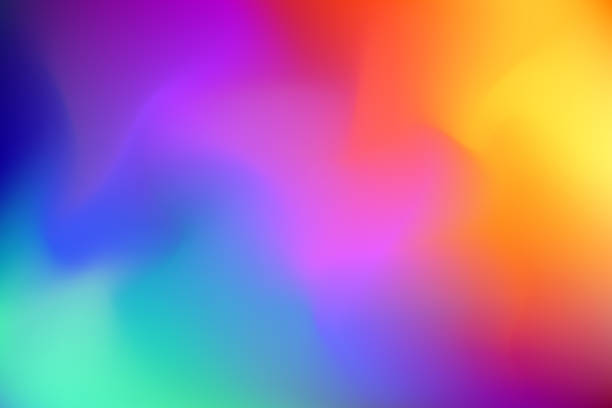
//> input picture Practica2/image2.jpg, 612 x 408 px
$ ./assigment2 image2.jpg   (built with g++ and OpenCV 4)
//> lines starting //> are read from the running program, lines starting //| are printed output that depends on the picture
#include <opencv2/core/core.hpp> //core routines
#include <opencv2/highgui/highgui.hpp>//imread,imshow,namedWindow,waitKey
#include "opencv2/core/utility.hpp"
#include "opencv2/imgproc.hpp"
#include "opencv2/imgcodecs.hpp"
#include <iostream>
using namespace std;


int main(int argc,char **argv){
	try{

		if(argc!=2) {cerr<<"Usage:image"<<endl;return 0;}

		cv::Mat image, grayimage;


		//Load the image
		image=cv::imread(argv[1]);
//> image is the input picture: 408 rows x 612 cols, CV_8UC3; mean B, G, R 159.2, 114.5, 162.7
		//Change image to grayscale
		cv::cvtColor(image, grayimage, cv::COLOR_BGR2GRAY);
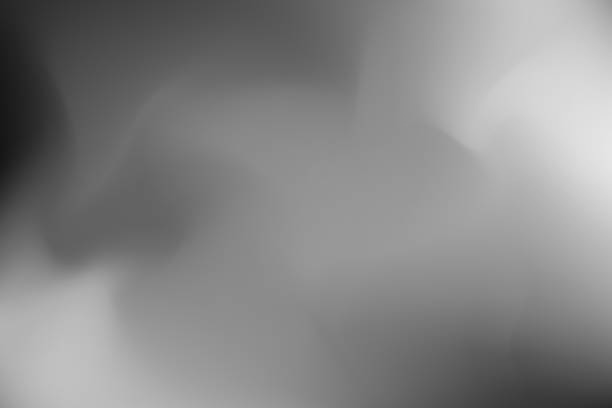
//> grayimage: 408 rows x 612 cols, CV_8UC1; min 21, max 229, mean 134

cv::Mat im2;
		cv::equalizeHist(grayimage,im2);
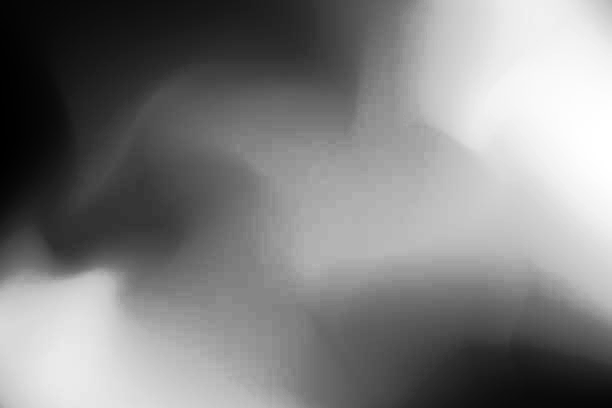
//> im2: 408 rows x 612 cols, CV_8UC1; min 0, max 255, mean 128.5
		cv::imshow("equalizeHist function Image",im2);


		vector<int> colors(256);
		vector<int> sumcolors(256);
		//Getting the histogram
		for( int r=0;r<grayimage.rows;r++){
				uchar *ptr=grayimage.ptr<uchar>(r);
			for( int c=0;c<grayimage.cols;c++){
				colors[ptr[c]]++;

			}
		}
//> after the loop, colors = 256 values, max 5301 at index 139, min 0 at index 0, mean 975.4

		//Getting the sum cumulative function
		int suma =0;
		for ( int i =0;i<256;i++){
			suma+=colors[i];
			sumcolors[i]=suma;
		}
//> this loop made 256 passes
//> suma on passes 1 to 3: 0, 0, 0
//> after the loop, suma = 249696; sumcolors = 256 values from 0 to 249696

		//Adjusting the sum cumulative function to have a height(y axis) of 255
		int division=sumcolors[255]/255;
//> division = 979
		for ( int i =0;i<256;i++){

			sumcolors[i]/=division;
		}
//> after the loop, sumcolors = 256 values from 0 to 255

		//We change the color for
		for( int x=0;x<grayimage.rows;x++){
				uchar *ptr=grayimage.ptr<uchar>(x);
			for( int y=0;y<grayimage.cols;y++){
				ptr[y]=sumcolors[ptr[y]];

			}
		}


		cv::imshow("Equalized Image",grayimage);
		char c=0;
		while(c!=27)  //waits until ESC pressed
			c=cv::waitKey(0);
//> the Esc key is pressed

	}catch(std::exception &ex){
	  cout<<ex.what()<<endl;
	}
}

$ run again, on Practica2/small.jpg
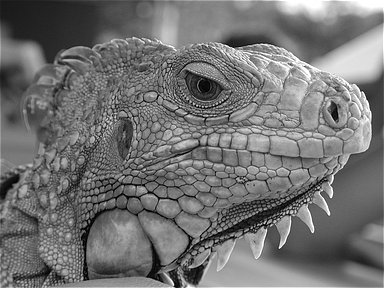
//> input picture Practica2/small.jpg, 384 x 288 px
//> image is the input picture: 288 rows x 384 cols, CV_8UC3; min 0, max 255, mean 114.5
//> `cv::equalizeHist(grayimage,im2);`:
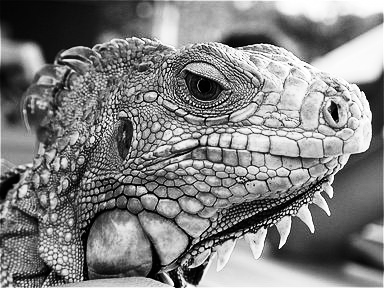
//> im2: 288 rows x 384 cols, CV_8UC1; min 0, max 255, mean 128.1
//> after the loop `for( int r=0;r<grayimage.rows;r++)`: colors = 256 values, max 1065 at index 101, min 24 at index 242, mean 432
//> the loop `for ( int i =0;i<256;i++)` made 256 passes
//> suma on passes 1 to 3: 180, 213, 255
//> after the loop `for ( int i =0;i<256;i++)`: suma = 110592; sumcolors = 256 values from 180 to 110592
//> division = 433
//> after the loop `for ( int i =0;i<256;i++)`: sumcolors = 256 values from 0 to 255

$ run again, on Practica2/oooo.png
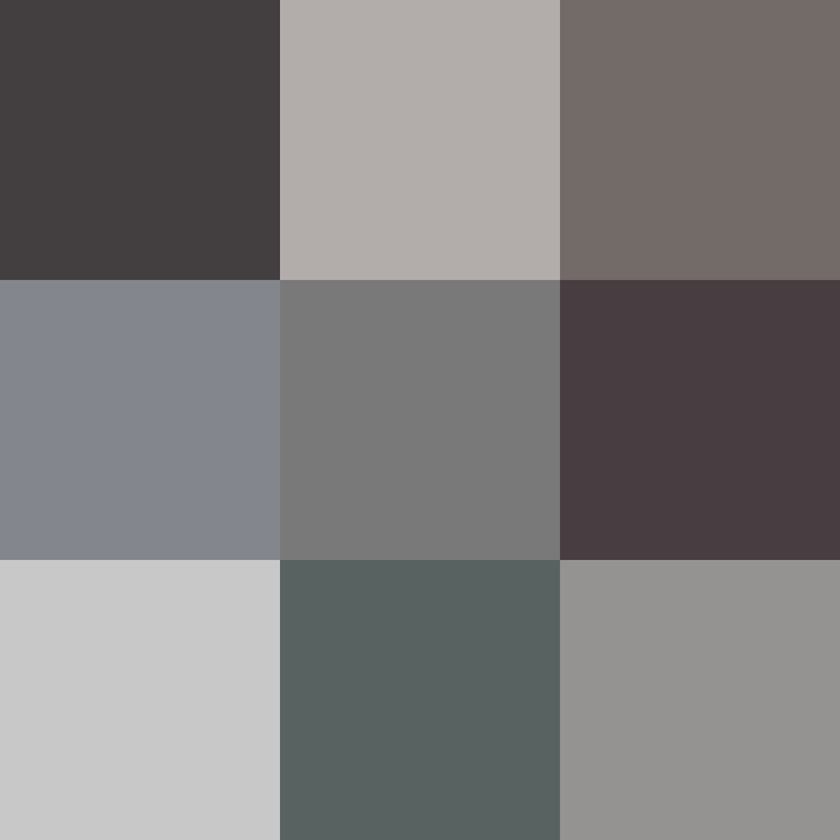
//> input picture Practica2/oooo.png, 840 x 840 px, shrunk from 1200 x 1200 before the run
//> image is the input picture: 840 rows x 840 cols, CV_8UC3; mean B, G, R 123.1, 122.7, 124.3
//> `cv::equalizeHist(grayimage,im2);`:
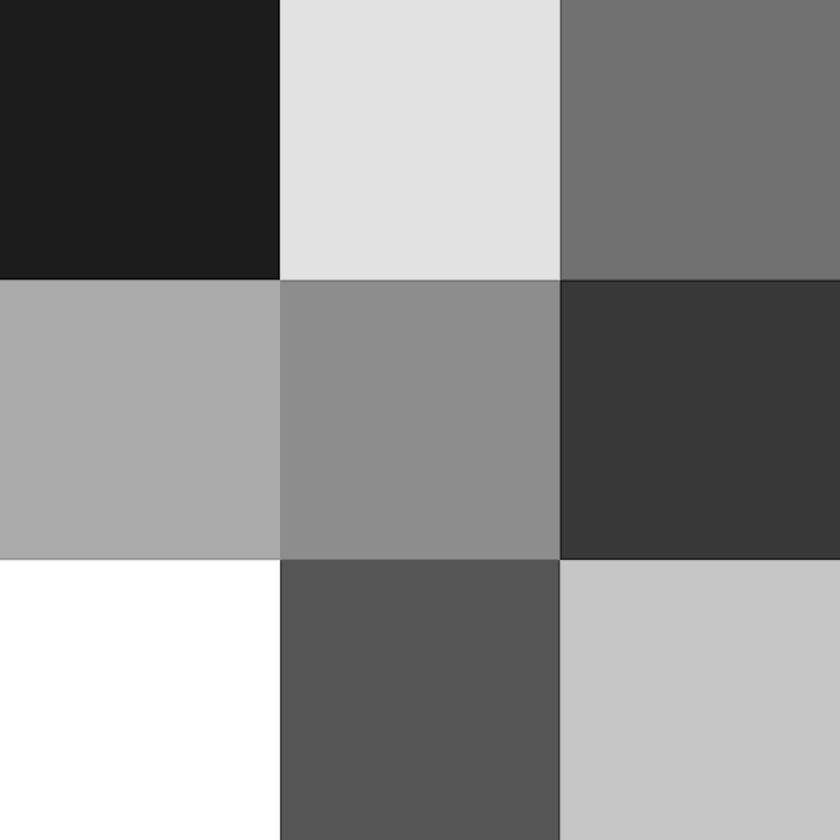
//> im2: 840 rows x 840 cols, CV_8UC1; min 0, max 255, mean 141.1
//> after the loop `for( int r=0;r<grayimage.rows;r++)`: colors = 256 values, max 78116 at index 64, min 0 at index 0, mean 2756.2
//> after the loop `for ( int i =0;i<256;i++)`: suma = 705600; sumcolors = 256 values from 0 to 705600
//> division = 2767
//> after the loop `for ( int i =0;i<256;i++)`: sumcolors = 256 values from 0 to 255
